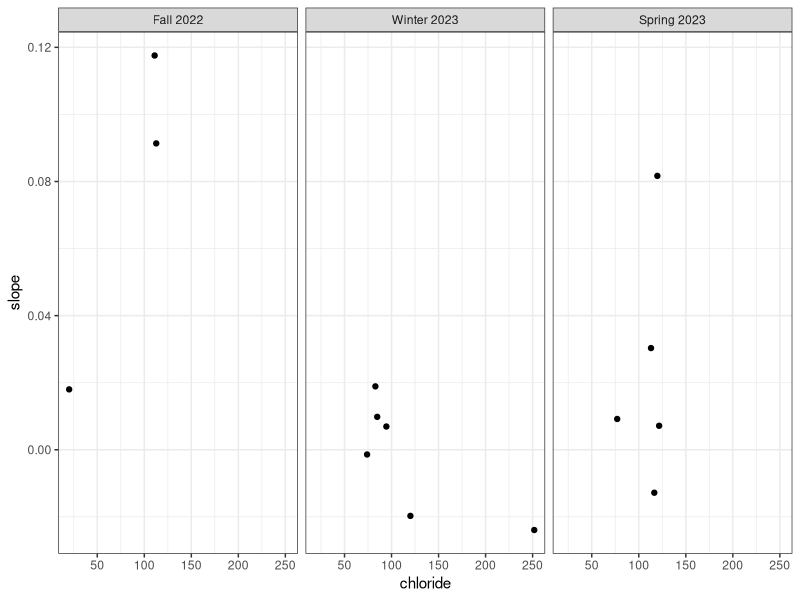
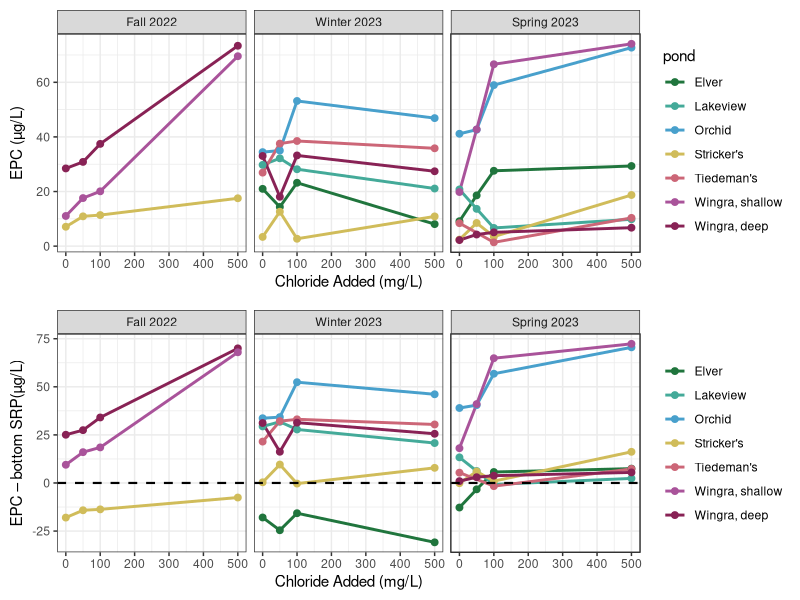
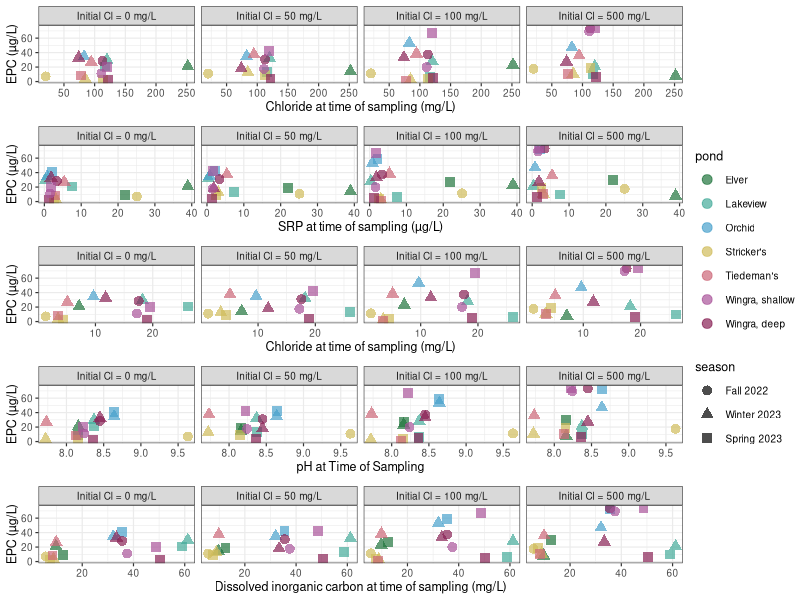
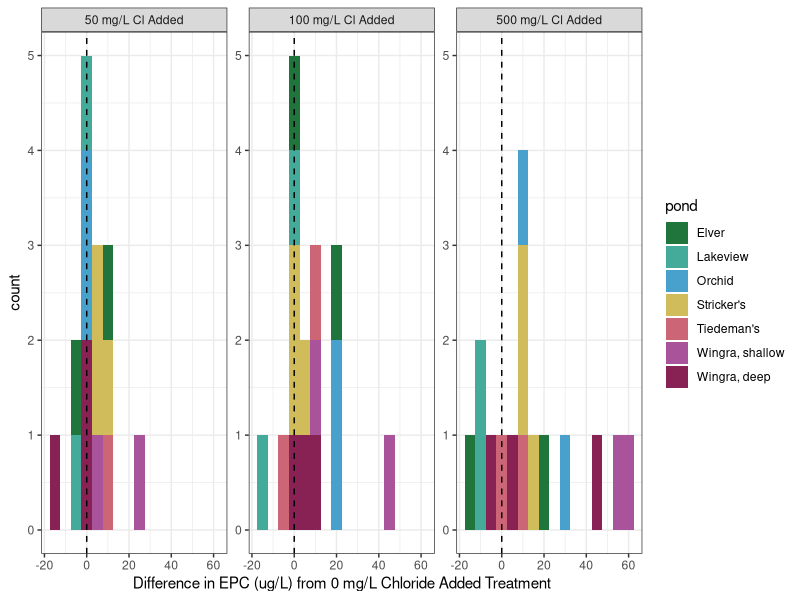
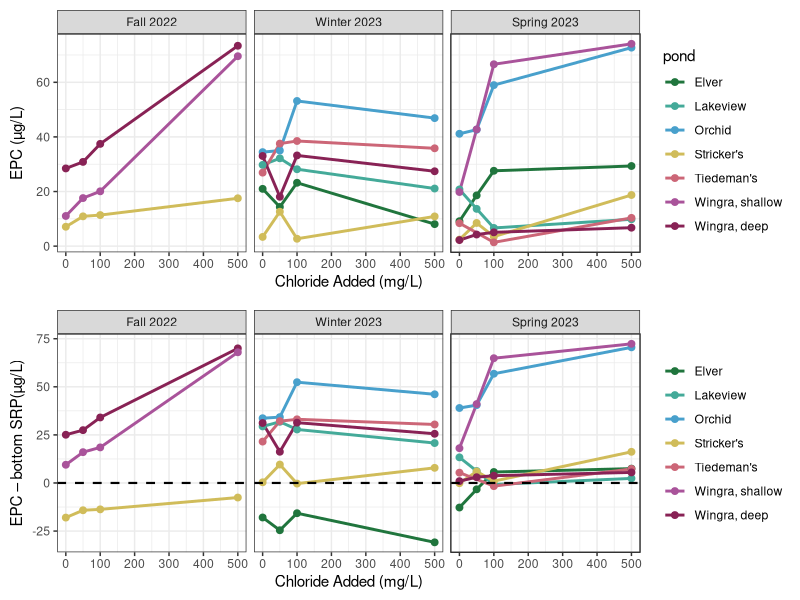
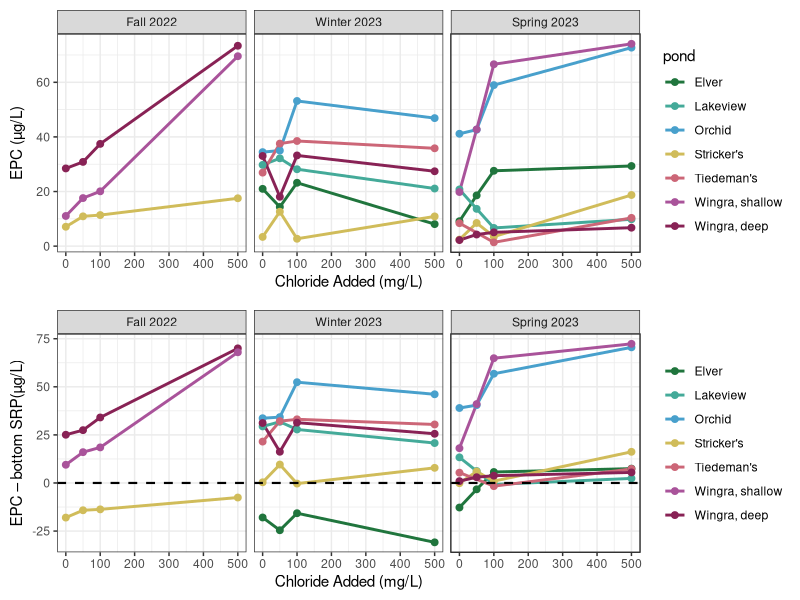
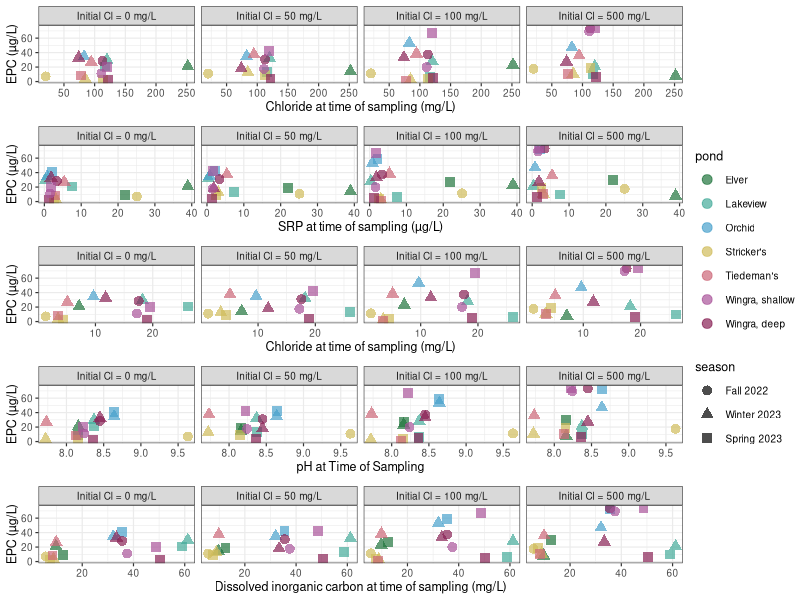

Recreate these plots in R, in order.
# Salty P Analysis
# G. Wilkinson, code adapted from E. Albright
library(tidyverse)
library(ggpubr)

raw <- read_csv("saltyP_allData_allSeasons_final.csv") 

# REASSEMBLE THE DATA FRAME, CALCULATE P MASS
delta = raw %>%
  mutate(srp_flag = case_when(is.na(.$srp_flag) ~ "keep",
                              TRUE ~ srp_flag)) %>%
  filter(!srp_flag == "remove") %>%

  # Calculate the difference in P after shaking, units = mg/L
  mutate(deltaSRPconc = (InitialP/1000) - (srp/1000)) %>%
  # Calculate change in SRP as mass, Units = mg
  mutate(deltaSRPmass = deltaSRPconc*0.04) %>% #40 mL solution
  # Calculate the change in SRP mass per gram of dry sediment.
  # Units=mgP/g dry sediment
  mutate(deltaP = deltaSRPmass/sediment_mass) %>%
  
  # Calculate the difference in chloride after shaking, units = mg/L 
  mutate(deltaChlorideconc = chloride - InitialCl) %>%
  # Calculate change in chloride as mass, Units = mg
  mutate(deltaChloridemass = deltaChlorideconc*0.04) %>% #40 mL solution 
  # Calculate the change in chloride mass per gram of dry sediment. 
  # Units=mg Cl/g dry sediment
  mutate(deltaCl = deltaChloridemass/sediment_mass) %>%
  
  #select down to the important columns
  select(pond, season, InitialP, InitialCl, deltaP, deltaCl) %>%
  mutate(season = case_when(season == 'fall' ~ "Fall 2022",
                            season == 'winter' ~ "Winter 2023",
                            TRUE ~ 'Spring 2023')) %>%
  mutate(season = factor(season, levels = c("Fall 2022", "Winter 2023", "Spring 2023")))

# # FIGURE =======================================
# ## Sediment P sorption capacity among ponds and seasons - the data that EPC is calculated from
# ggplot(delta, aes(x = InitialP/1000, y = deltaP)) +
#   geom_point(size = 2, alpha = 0.75, aes(colour = as.factor(InitialCl))) + 
#   geom_line(size = 1, alpha = 0.75, aes(colour = as.factor(InitialCl))) +
#   scale_color_brewer(palette = "Oranges") +
#   theme_bw() +
#   guides(color = guide_legend(title = "Chloride (mg/L)")) +
#   geom_hline(yintercept = 0, color = 'white' , linetype = 'dashed') +
#   facet_grid(season~pond) +
#   ylab("P in Solution after Incubation (mg P/g dry sediment)") + 
#   xlab("Initial P added to Solution (mg/L)")


#===================================================
# Calculate EPC
## Need to create a data frame of the intercept and slope for each pond, season, and initial chloride
epc = delta %>%
  mutate(InitialP = InitialP/1000) %>%
  group_by(pond, season, InitialCl) %>% 
  summarise(slope = as.numeric(lm(deltaP ~ InitialP)$coefficients[2]),
            slope_error = as.numeric(summary(lm(deltaP ~ InitialP))$coefficients[2,'Std. Error']),
            intercept = as.numeric(lm(deltaP ~ InitialP)$coefficients[1]),
            r2 = summary(lm(deltaP ~ InitialP))$r.squared,
            epc = ((0 - intercept)/slope)*1000) %>%
  ungroup() %>%
  mutate(pond = factor(pond, levels = c("elver", "lakeview", "orchid", 
                                        "strickers", "tiedemans", 
                                        "wingra shallow", "wingra deep")))

# Delta P regressions
# ggplot(delta %>% filter(pond == "wingra deep"), 
#        aes(y = deltaP, x = InitialP, color = season)) + 
#   geom_point(size = 2) + geom_line() +
#   facet_grid(InitialCl~season, scale = "free_x") + 
#   theme_bw() + 
#   geom_smooth(method = "lm")

## EPC vs Initial Chloride -- organized by season, pond = color
gg_epc_season =
  ggplot(epc, aes(x = InitialCl, y = epc, color = pond)) + 
  geom_line(linewidth = 1) + geom_point(size = 2) + 
  scale_color_manual(labels = c("Elver", "Lakeview", "Orchid", 
                                "Stricker's", "Tiedeman's", 
                                "Wingra, shallow", "Wingra, deep"),
                     values = c("#20753D", "#44AA99", "#48A0CC", 
                                "#D0BC5A", "#CC6677", "#A9539A", "#882255")) +
  # scale_y_continuous(transform = "log10") +
  theme_bw() +
  facet_wrap(~season) +
  theme(plot.margin = unit(c(0.1,0.1,0.1,0.1), "inches")) +
  xlab("Chloride Added (mg/L)") + ylab('EPC (µg/L)') 


### Comparing Spring EPC to Bottom Water SRP
bottomSRP = read_csv("epc_coordinates.csv")

epc_comparison = left_join(epc, bottomSRP, 
                           by = c("pond", "season")) %>%
  mutate(epc_effect = epc - bottomSRP,
         season = factor(season, 
                         levels = c('Fall 2022', 
                                    "Winter 2023", 
                                    "Spring 2023")),
         pond = factor(pond, levels = c("elver", "lakeview", "orchid", 
                                        "strickers", "tiedemans", 
                                        "wingra shallow", "wingra deep")),
         InitialCl_label = case_when(InitialCl == 0 ~ "Initial Cl = 0 mg/L",
                                     InitialCl == 50 ~ "Initial Cl = 50 mg/L",
                                     InitialCl == 100 ~ "Initial Cl = 100 mg/L",
                                     InitialCl == 500 ~ "Initial Cl = 500 mg/L"),
         InitialCl_label = factor(InitialCl_label, 
                                  levels = c("Initial Cl = 0 mg/L", "Initial Cl = 50 mg/L", 
                                             "Initial Cl = 100 mg/L", "Initial Cl = 500 mg/L")))

epc_test = epc_comparison %>%
  group_by(pond, season, bottomSRP, chloride) %>% 
  summarise(slope = as.numeric(lm(epc ~ InitialCl)$coefficients[2]),
            r2 = summary(lm(epc ~ InitialCl))$r.squared) %>%
  ungroup()

ggplot(epc_test, aes(x = chloride, y = slope)) + geom_point() + 
  # scale_x_continuous(transform = "log10") + 
  theme_bw() + 
  facet_wrap(~season)

median(epc_test$slope, na.rm = TRUE)

gg_epc_minus_hypoSRP = 
  ggplot(epc_comparison, 
       aes(x = InitialCl, y = epc_effect, color = pond)) +
  geom_line(linewidth = 1) + geom_point(size = 2) + 
  scale_color_manual(labels = c("Elver", "Lakeview", "Orchid", 
                                "Stricker's", "Tiedeman's", 
                                "Wingra, shallow", "Wingra, deep"),
                     values = c("#20753D", "#44AA99", "#48A0CC", 
                                "#D0BC5A", "#CC6677", "#A9539A", "#882255")) +
  geom_hline(yintercept = 0, 
             linetype = 'dashed', 
             linewidth = 0.75) +
  facet_wrap(facet = "season") +
  theme_bw() + theme(legend.title = element_blank()) +
  xlab("Chloride Added (mg/L)") + 
  ylab("EPC – bottom SRP(µg/L)")

ggarrange(gg_epc_season, gg_epc_minus_hypoSRP, nrow = 2, align = "hv")
ggsave("figures/epc_season_vs_bottomSRP.pdf", height = 4.4, width = 6.5, units = "in")
ggsave("figures/epc_season_vs_bottomSRP.png", height = 4.4, width = 6.5, units = "in", dpi = 500)


# ================= Compare to ambient water quality ====================
plot_epc <- function(x, xlab) {
  ggplot(epc_comparison, 
         aes(x = {{x}}, y = epc)) + 
    geom_point(aes(color = pond, shape = season), size = 3, alpha = 0.7) + 
    scale_color_manual(
      labels = c("Elver", "Lakeview", "Orchid", 
                 "Stricker's", "Tiedeman's", 
                 "Wingra, shallow", "Wingra, deep"),
      values = c("#20753D", "#44AA99", 
                 "#48A0CC", "#D0BC5A", 
                 "#CC6677", "#A9539A", "#882255")) +
    facet_wrap(~InitialCl_label, nrow = 1) +
    theme_bw(base_size = 9) + 
    ylab("EPC (µg/L)") + xlab(xlab)
}

gg_epc_chloride = plot_epc(x = chloride, xlab = "Chloride at time of sampling (mg/L)")
gg_epc_srp = plot_epc(x = bottomSRP, xlab = "SRP at time of sampling (µg/L)")
gg_epc_sulfate = plot_epc(x = sulfate, xlab = "Chloride at time of sampling (mg/L)")
gg_epc_pH = plot_epc(x = pH, xlab = "pH at Time of Sampling")
gg_epc_dic = plot_epc(x = dic, xlab = "Dissolved inorganic carbon at time of sampling (mg/L)")
ggarrange(gg_epc_chloride, gg_epc_srp, gg_epc_sulfate, gg_epc_pH, gg_epc_dic, 
          nrow = 5, legend = "right", common.legend = TRUE)
ggsave('figures/chem_vs_epc_scatterplots.png', width = 6.6, height = 8, dpi = 500, bg = 'white')

# Percent Change =======================================
# Possibly the most convoluted way to calculate percent change in EPC
# But this is what the pain brain produced
epc_wide = epc %>%
  select(pond, season, InitialCl, epc) %>%
  pivot_wider(., names_from = "InitialCl", values_from = "epc") %>%
  rename(initial0 = `0`, initial50 = `50`, initial100 = `100`, initial500 = `500`) %>%
  mutate(epc50_diff = (initial50 - initial0),
         epc100_diff = (initial100 - initial0), 
         epc500_diff = (initial500 - initial0)) %>%
  select(pond, season, epc50_diff:epc500_diff) %>%
  pivot_longer(., cols = epc50_diff:epc500_diff, names_to = "diff_category", values_to = "diff_value") %>%
  mutate(diff_category = factor(case_when(diff_category == "epc50_diff" ~ "50 mg/L Cl Added",
                                          diff_category == "epc100_diff" ~ "100 mg/L Cl Added",
                                          diff_category == "epc500_diff" ~ "500 mg/L Cl Added"),
                                levels = c("50 mg/L Cl Added", 
                                           "100 mg/L Cl Added", 
                                           "500 mg/L Cl Added")))

med_data = epc_wide %>% filter(diff_category == "500 mg/L Cl Added")
median((med_data$diff_value), na.rm = TRUE)

ggplot(epc_wide, aes(x = diff_value, fill = pond)) +
  geom_histogram(stat = "bin", binwidth = 5) + 
  scale_fill_manual(
    labels = c("Elver", "Lakeview", "Orchid", 
               "Stricker's", "Tiedeman's", 
               "Wingra, shallow", "Wingra, deep"),
    values = c("#20753D", "#44AA99", 
               "#48A0CC", "#D0BC5A", 
               "#CC6677", "#A9539A", "#882255")) +
  facet_wrap(~ diff_category, scales = "free_y") +
  theme_bw() + 
  xlab("Difference in EPC (ug/L) from 0 mg/L Chloride Added Treatment") + 
  geom_vline(xintercept = 0, linetype = "dashed") + 
  ylim(0,5)
